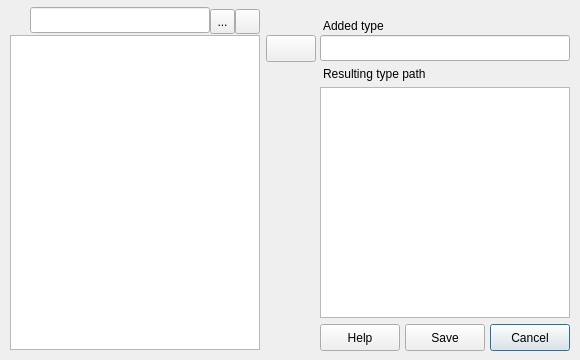
<?xml version="1.0" encoding="UTF-8"?>
<ui version="4.0">
 <class>TypeWizard</class>
 <widget class="QDialog" name="TypeWizard">
  <property name="geometry">
   <rect>
    <x>0</x>
    <y>0</y>
    <width>580</width>
    <height>360</height>
   </rect>
  </property>
  <property name="sizePolicy">
   <sizepolicy hsizetype="Fixed" vsizetype="Fixed">
    <horstretch>0</horstretch>
    <verstretch>0</verstretch>
   </sizepolicy>
  </property>
  <property name="minimumSize">
   <size>
    <width>580</width>
    <height>360</height>
   </size>
  </property>
  <property name="maximumSize">
   <size>
    <width>580</width>
    <height>360</height>
   </size>
  </property>
  <property name="windowTitle">
   <string>Type Wizard</string>
  </property>
  <property name="windowIcon">
   <iconset resource="Icons.qrc">
    <normaloff>:/buttons/wizard</normaloff>:/buttons/wizard</iconset>
  </property>
  <widget class="QToolButton" name="toolButton_Add_Type">
   <property name="geometry">
    <rect>
     <x>210</x>
     <y>9</y>
     <width>25</width>
     <height>25</height>
    </rect>
   </property>
   <property name="minimumSize">
    <size>
     <width>25</width>
     <height>25</height>
    </size>
   </property>
   <property name="maximumSize">
    <size>
     <width>25</width>
     <height>25</height>
    </size>
   </property>
   <property name="toolTip">
    <string>Add Item</string>
   </property>
   <property name="text">
    <string>...</string>
   </property>
   <property name="icon">
    <iconset resource="Icons.qrc">
     <normaloff>:/buttons/add</normaloff>:/buttons/add</iconset>
   </property>
  </widget>
  <widget class="QLineEdit" name="lineEdit_Filter">
   <property name="geometry">
    <rect>
     <x>30</x>
     <y>7</y>
     <width>180</width>
     <height>26</height>
    </rect>
   </property>
   <property name="minimumSize">
    <size>
     <width>180</width>
     <height>26</height>
    </size>
   </property>
   <property name="maximumSize">
    <size>
     <width>180</width>
     <height>26</height>
    </size>
   </property>
   <property name="font">
    <font>
     <pointsize>9</pointsize>
     <italic>false</italic>
    </font>
   </property>
   <property name="toolTip">
    <string>Filter Items</string>
   </property>
   <property name="text">
    <string/>
   </property>
  </widget>
  <widget class="QLabel" name="labelFilter">
   <property name="geometry">
    <rect>
     <x>10</x>
     <y>10</y>
     <width>20</width>
     <height>20</height>
    </rect>
   </property>
   <property name="minimumSize">
    <size>
     <width>20</width>
     <height>20</height>
    </size>
   </property>
   <property name="maximumSize">
    <size>
     <width>20</width>
     <height>20</height>
    </size>
   </property>
   <property name="text">
    <string/>
   </property>
   <property name="pixmap">
    <pixmap resource="Icons.qrc">:/mainWIndow/filter</pixmap>
   </property>
  </widget>
  <widget class="QToolButton" name="toolButton_Delete_Type">
   <property name="geometry">
    <rect>
     <x>235</x>
     <y>9</y>
     <width>25</width>
     <height>25</height>
    </rect>
   </property>
   <property name="minimumSize">
    <size>
     <width>25</width>
     <height>25</height>
    </size>
   </property>
   <property name="maximumSize">
    <size>
     <width>25</width>
     <height>25</height>
    </size>
   </property>
   <property name="toolTip">
    <string>delete item</string>
   </property>
   <property name="text">
    <string/>
   </property>
   <property name="icon">
    <iconset resource="Icons.qrc">
     <normaloff>:/buttons/delete</normaloff>:/buttons/delete</iconset>
   </property>
  </widget>
  <widget class="QTableView" name="tableViewTypes">
   <property name="geometry">
    <rect>
     <x>10</x>
     <y>35</y>
     <width>250</width>
     <height>315</height>
    </rect>
   </property>
   <property name="minimumSize">
    <size>
     <width>250</width>
     <height>0</height>
    </size>
   </property>
   <property name="maximumSize">
    <size>
     <width>250</width>
     <height>16777215</height>
    </size>
   </property>
   <property name="horizontalScrollBarPolicy">
    <enum>Qt::ScrollBarAsNeeded</enum>
   </property>
   <property name="selectionMode">
    <enum>QAbstractItemView::SingleSelection</enum>
   </property>
   <property name="showGrid">
    <bool>false</bool>
   </property>
   <property name="sortingEnabled">
    <bool>true</bool>
   </property>
   <property name="wordWrap">
    <bool>false</bool>
   </property>
   <attribute name="horizontalHeaderVisible">
    <bool>false</bool>
   </attribute>
   <attribute name="horizontalHeaderHighlightSections">
    <bool>false</bool>
   </attribute>
   <attribute name="verticalHeaderVisible">
    <bool>false</bool>
   </attribute>
  </widget>
  <widget class="QLineEdit" name="lineEdit">
   <property name="geometry">
    <rect>
     <x>320</x>
     <y>35</y>
     <width>250</width>
     <height>26</height>
    </rect>
   </property>
  </widget>
  <widget class="QLabel" name="label_AddedType">
   <property name="geometry">
    <rect>
     <x>323</x>
     <y>17</y>
     <width>83</width>
     <height>18</height>
    </rect>
   </property>
   <property name="text">
    <string>Added type</string>
   </property>
  </widget>
  <widget class="QTextEdit" name="textEdit">
   <property name="geometry">
    <rect>
     <x>320</x>
     <y>87</y>
     <width>250</width>
     <height>231</height>
    </rect>
   </property>
  </widget>
  <widget class="QPushButton" name="pushButton_Cancel">
   <property name="geometry">
    <rect>
     <x>490</x>
     <y>324</y>
     <width>80</width>
     <height>27</height>
    </rect>
   </property>
   <property name="text">
    <string>Cancel</string>
   </property>
   <property name="icon">
    <iconset resource="Icons.qrc">
     <normaloff>:/buttons/cancel</normaloff>:/buttons/cancel</iconset>
   </property>
  </widget>
  <widget class="QPushButton" name="pushButton_3">
   <property name="geometry">
    <rect>
     <x>405</x>
     <y>324</y>
     <width>80</width>
     <height>27</height>
    </rect>
   </property>
   <property name="text">
    <string>Save</string>
   </property>
   <property name="icon">
    <iconset resource="Icons.qrc">
     <normaloff>:/buttons/save</normaloff>:/buttons/save</iconset>
   </property>
  </widget>
  <widget class="QPushButton" name="pushButton">
   <property name="geometry">
    <rect>
     <x>266</x>
     <y>35</y>
     <width>50</width>
     <height>27</height>
    </rect>
   </property>
   <property name="text">
    <string/>
   </property>
   <property name="icon">
    <iconset resource="Icons.qrc">
     <normaloff>:/buttons/forward</normaloff>:/buttons/forward</iconset>
   </property>
  </widget>
  <widget class="QLabel" name="label_3">
   <property name="geometry">
    <rect>
     <x>323</x>
     <y>65</y>
     <width>140</width>
     <height>18</height>
    </rect>
   </property>
   <property name="text">
    <string>Resulting type path</string>
   </property>
  </widget>
  <widget class="QPushButton" name="pushButton_4">
   <property name="geometry">
    <rect>
     <x>320</x>
     <y>324</y>
     <width>80</width>
     <height>27</height>
    </rect>
   </property>
   <property name="text">
    <string>Help</string>
   </property>
   <property name="icon">
    <iconset resource="Icons.qrc">
     <normaloff>:/menus/help_help</normaloff>:/menus/help_help</iconset>
   </property>
  </widget>
 </widget>
 <resources>
  <include location="Icons.qrc"/>
 </resources>
 <connections>
  <connection>
   <sender>pushButton_Cancel</sender>
   <signal>clicked()</signal>
   <receiver>TypeWizard</receiver>
   <slot>reject()</slot>
   <hints>
    <hint type="sourcelabel">
     <x>529</x>
     <y>337</y>
    </hint>
    <hint type="destinationlabel">
     <x>289</x>
     <y>179</y>
    </hint>
   </hints>
  </connection>
 </connections>
</ui>
